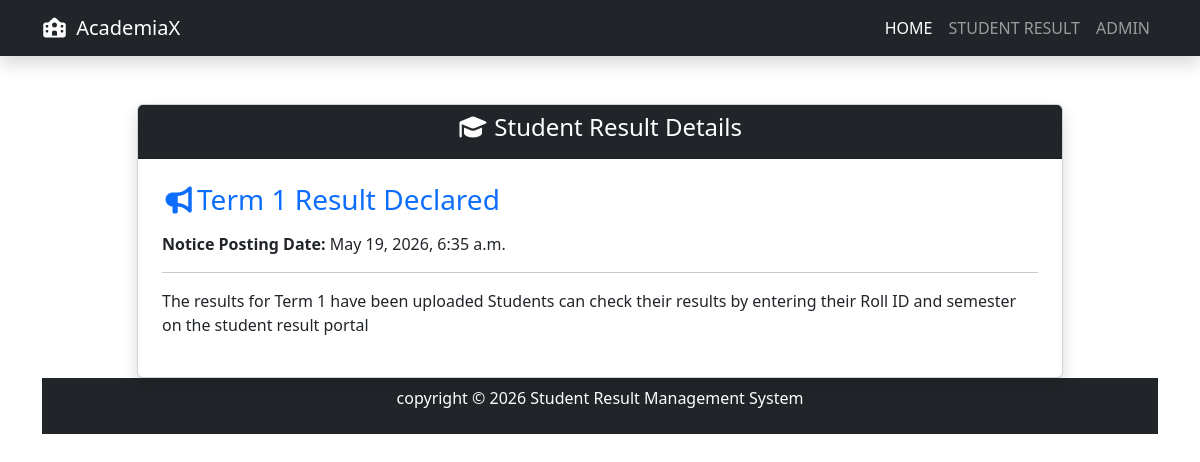
The app's page /notice_detail/2/ with its own data.
### Resultapp/models.py (models this page shows, shortened)
class Notice(models.Model):
    title = models.CharField(max_length=100)
    detail = models.TextField()
    marks = models.IntegerField(null=True,blank=True)
    creation_date = models.DateTimeField(auto_now_add=True)
    posting_date = models.DateTimeField(auto_now_add=True)

### Resultapp/views.py (the view)
# urls.py: path('notice_detail/<int:notice_id>/', notice_detail, name='notice_detail'),
def notice_detail(request,notice_id):
    notice = get_object_or_404(Notice,id=notice_id)
    return render(request, 'notice_detail.html',locals())

### Resultapp/templates/notice_detail.html (shortened to what this page needs)
{% extends 'base.html' %}
{% block content %}
<div class="container py-5" id="example">
    <div class = "row justify-content-center">
        <div class = "col-lg-10">
            <div class = "card shadow">
                <div class="card-header text-center bg-dark text-white">
                    <h4><i class="fas fa-graduation-cap"></i> Student Result Details</h4>
                </div>
                <div class="card-body p-4">
                <h3 class="mb-3 text-primary"><i class="fas fa-bullhorn"></i>{{notice.title}}</h3>
                <p><strong> Notice Posting Date: </strong> {{notice.posting_date}}</p>
                <hr/>
                <p>{{notice.detail}}</p>
            </div>
        </div>
    </div>
</div>
{% endblock %}

### records on screen
Notice: title "Term 1 Result Declared", posting_date "May 19, 2026, 6:35 a.m.", detail "The results for Term 1 have been uploaded Students can check their results by entering their Roll ID and semester on the student result portal"
